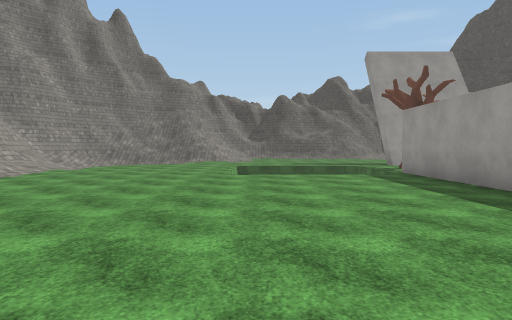
View 1 (above)

24 first-person views from a walk through a 3-D level made in the Unity game engine. The camera is 1.4 m above the floor, tilts 2° down and sees 70° across. The floor is counted in squares, 2 m on a side. Each view is taken from the middle of a square. On the plan, view 1 faces up. The plan holds only what a view shows up to about 11 squares ahead; the rest is blank. The place goes on beyond the plan. The player is left out. Some surface patterns are stand-ins.

View 2
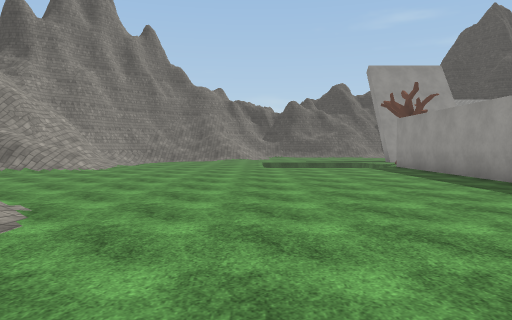

View 3
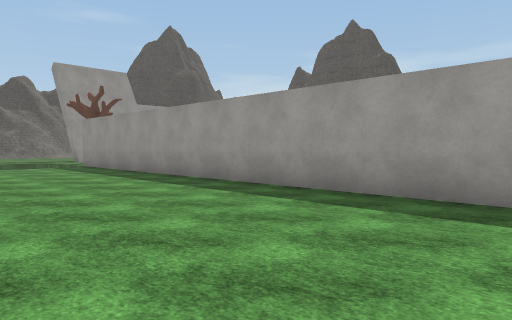

View 4
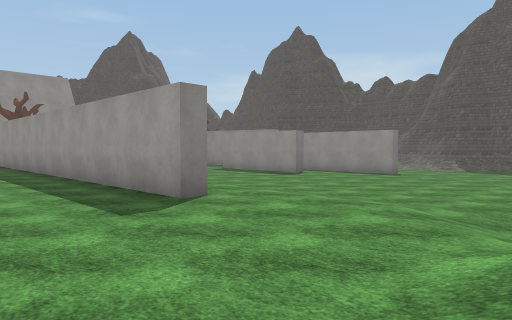

View 5
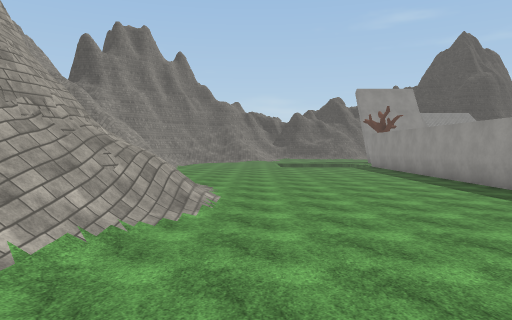

View 6
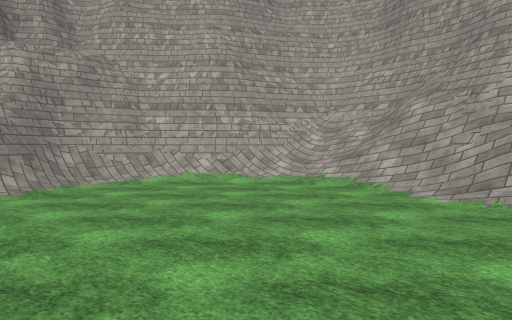

View 7
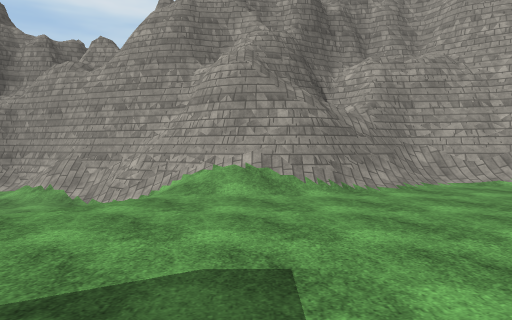

View 8
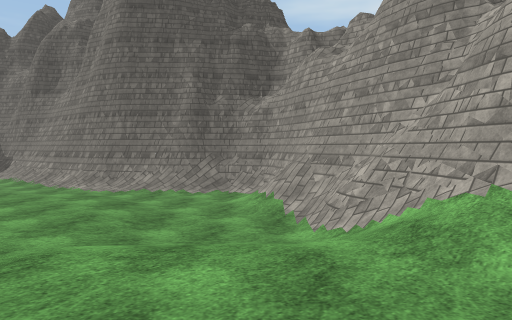

View 9
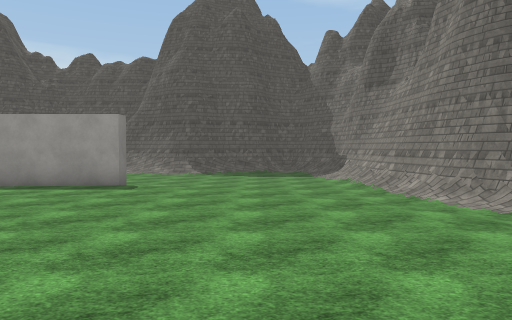

View 10
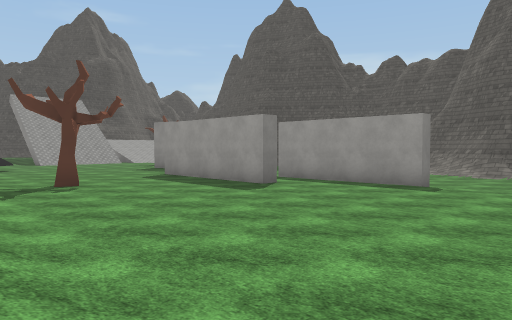

View 11
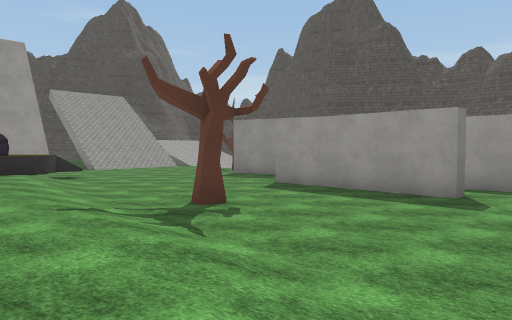

View 12
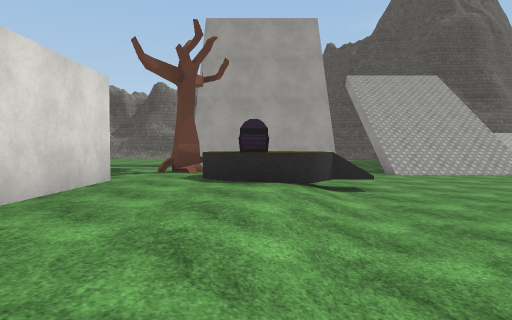

View 13
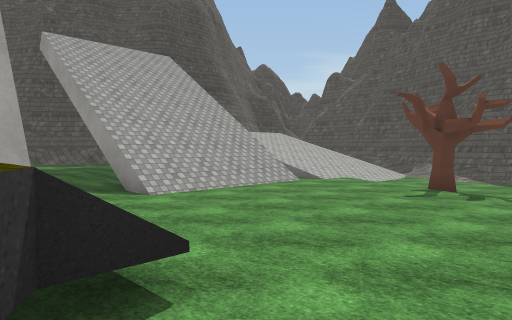

View 14
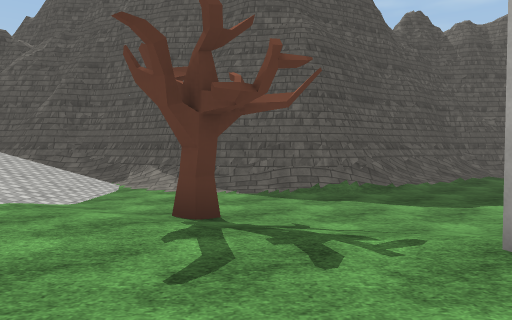

View 15
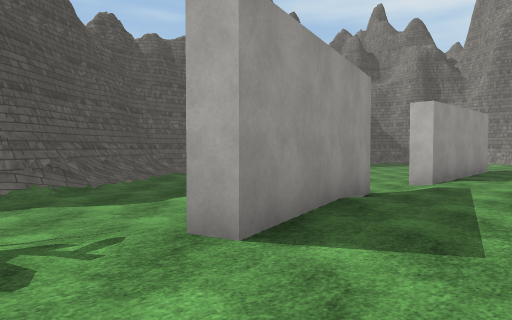

View 16
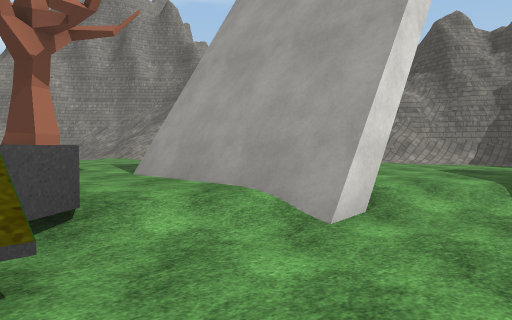

View 17
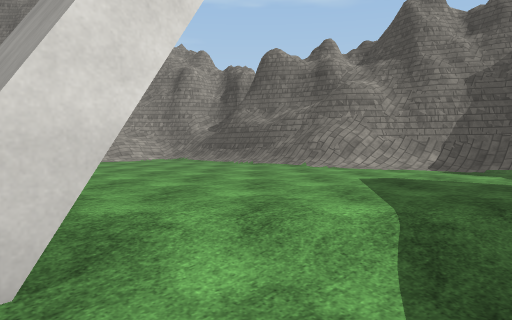

View 18
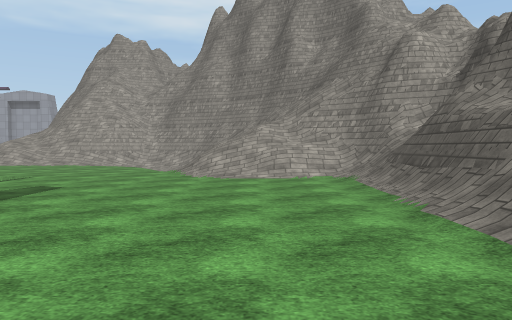

View 19
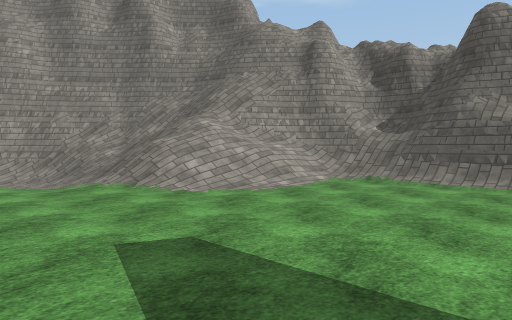

View 20
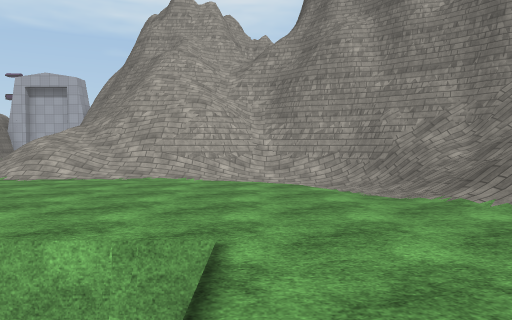

View 21
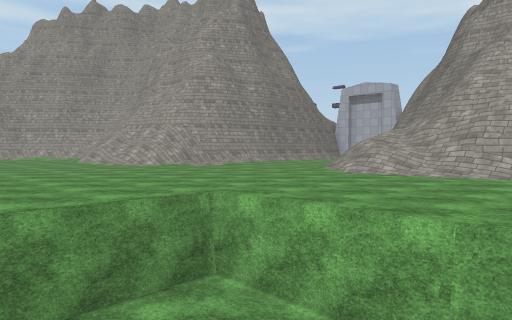

View 22
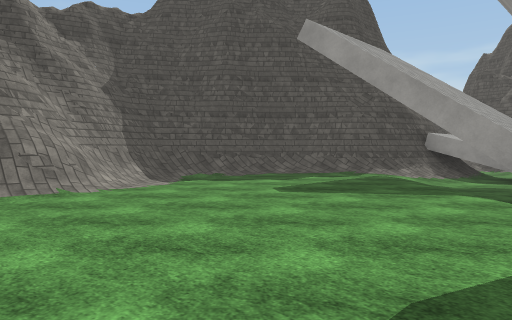

View 23
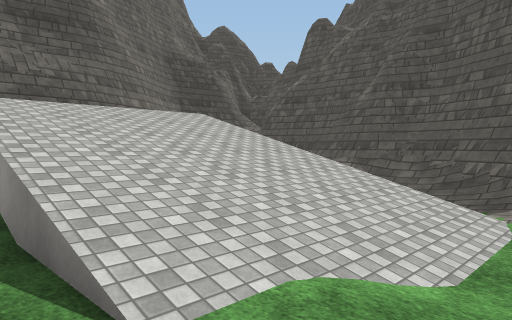

View 24
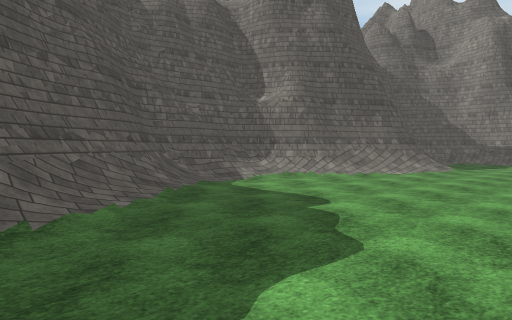

### Floor plan
Key: @ floor where view 1 was taken; # wall or solid block; x gap in a wall; . main floor; - floor 0.25 m lower than the main floor; _ floor 0.5 m lower than the main floor; < floor 0.75 m lower than the main floor; / step, stairs or slope; = window, fence, low wall or low ledge; ^ raised ledge; v drop or lower ground; O other object.
Columns run from 9 left of view 1 to 22 right of it. Each row starts with its distance up from view 1.
 24        ####    ######
 23       ###/## ^###///##
 22      #=#=/###^////-//##
 21      ##/////////...../##    ####
 20   #  ////............./######  #
 19  ##=/////.............//#///// #
 18  #///////............//_/////< #
 17 ##=/////............////#////</#
 16 ##////............./ ///=////</#
 15 #// /..........####///// //////#
 14 /// ...........####_______////##
 13 x#/ .....    ..../________<</##
 12 /=/-.....v   .#x^^_______#<</#
 11 ///......vv  ..^O^^______<<</#
 10 =//......vvv #..^^______/<<</#
  9 ////.........#.../_____#/<<</##
  8 ////.........#.../_____# <<<//##
  7  //..........#../______ #<<<<//#
  6   ...........#../_______#<<<<</#
  5   ...........# ./_____#_#<<<<<//
  4    ..........# ./_#___#_<<<<<<</
  3     .........# ./_____#_<<<<<<</
  2     /........#../_____#_#<<<<<//
  1      /.......#../_______#<<<<</#
  0       ...@...# //_______#  <<//#
 -1    #/ /......#. ________#<<<</##
 -2    ##//......#./________/<<<</#
 -3    ##//......#./________ <<<</
 -4   ###//......../________<<<<
 -5   #///........./_______/<<<
 -6   #///........./______/<<<<
 -7   ##//........////___/<<<<<
 -8   ####//../////<<<///</////
 -9     ###///^###//<<<<//#####
-10       #####  ###//<//##
-11         ##     ###/=##
-12                  ####

Where each view was taken, in squares from view 1:
view 1: 0 up, 0 right, facing up
view 2: 3 down, 1 left, facing up
view 3: 4 down, 1 left, facing up-right
view 4: 8 down, 1 right, facing up-right
view 5: 9 down, 2 left, facing up
view 6: 2 down, 2 right, facing down-left
view 7: 2 down, 3 right, facing down
view 8: 5 down, 3 right, facing down-right
view 9: 5 down, 6 right, facing right
view 10: 5 down, 6 right, facing up-right
view 11: 1 down, 5 right, facing up-right
view 12: 4 up, 7 right, facing up
view 13: 9 up, 8 right, facing up-right
view 14: 11 up, 12 right, facing right
view 15: 11 up, 12 right, facing down-right
view 16: 11 up, 11 right, facing up-left
view 17: 14 up, 11 right, facing up-left
view 18: 19 up, 8 right, facing left
view 19: 14 up, 4 right, facing up-left
view 20: 14 up, 2 right, facing left
view 21: 14 up, 3 right, facing down-left
view 22: 15 up, 4 right, facing up-right
view 23: 13 up, 15 right, facing up-right
view 24: 9 up, 16 right, facing down-right
